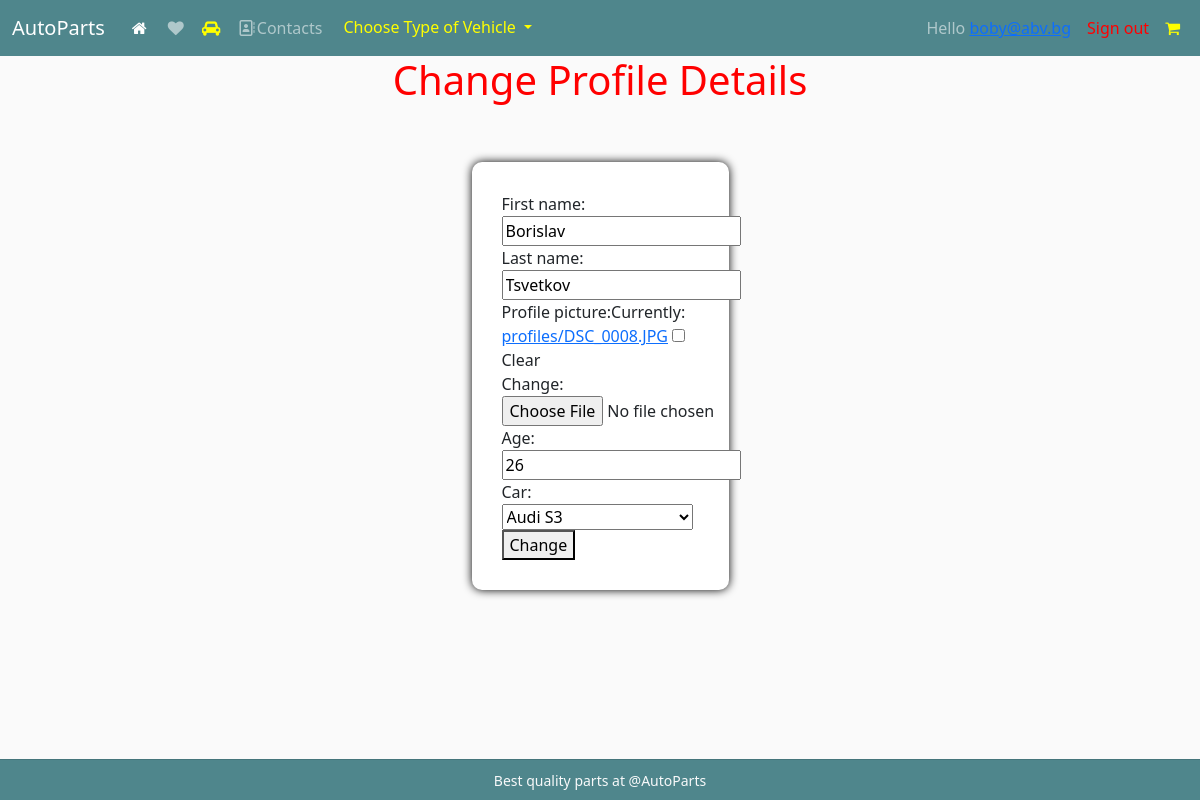
Page /account/account-change/ (signed in) on the earlier database version.
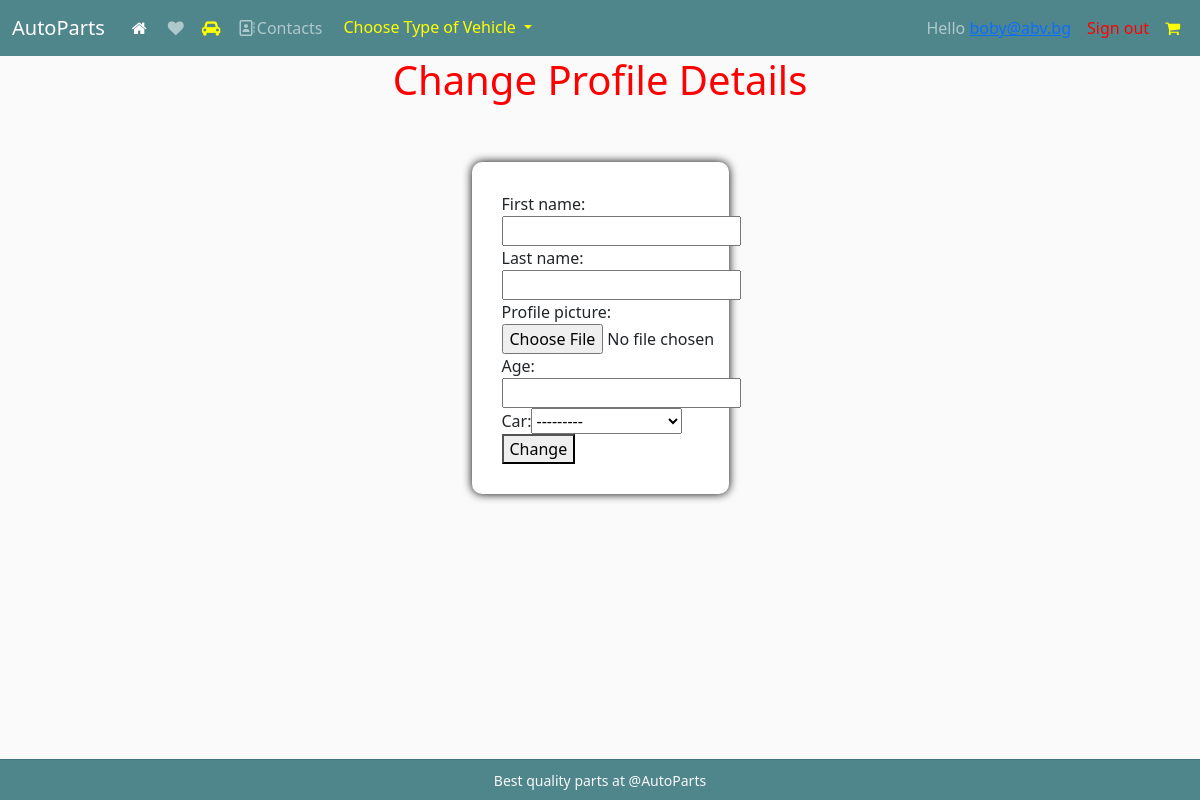
Same page on the later database version.
### AutoParts/account_auth/models.py (models this page shows)
class SiteUser(AbstractBaseUser, PermissionsMixin):
    email = models.EmailField(
        unique=True,
        error_messages={
            'unique': "A user with that email already exists.",
        }
    )
    is_staff = models.BooleanField(
        default=False,
    )
    date_joined = models.DateTimeField(
        default=timezone.now
    )
    objects = SiteUserManager()
    USERNAME_FIELD = 'email'

### AutoParts/accounts/models.py (models this page shows, shortened)
class Profile(models.Model):
    first_name = models.CharField(
        max_length=20,
        blank=True,
        null=True,
    )
    last_name = models.CharField(
        max_length=20,
        blank=True,
    )
    profile_picture = models.ImageField(
        upload_to='profiles',
        blank=True,
    )
    age = models.IntegerField(
        blank=True,
        null=True,
    )
    is_done = models.BooleanField(
        default=False,
    )
    user = models.OneToOneField(
        UserModel,
        on_delete=models.CASCADE,
        primary_key=True,
    )
    car = models.ForeignKey(
        Vehicle,
        on_delete=models.CASCADE,
        blank=True,
        null=True,
    )

### AutoParts/accounts/views.py (the view)
# urls.py: path('account-change/', change_profile_details, name='change profile'),
def change_profile_details(request):
    profile = Profile.objects.get(pk=request.user.id)
    if request.method == 'GET':
        context = {
            'form': ProfileForm(instance=profile),
        }
        return render(request, 'pages/change-profile-details.html', context)
    form = ProfileForm(request.POST, request.FILES, instance=profile)
    if form.is_valid():
        form.save()
        return redirect('profile details')
    return render(request, 'pages/change-profile-details.html', {'form': form})

### AutoParts/accounts/forms.py
class ProfileForm(forms.ModelForm):
    class Meta:
        model = Profile
        exclude = ('is_done', 'user',)

### AutoParts/vehicle/models.py (called while the page is built)
    def __str__(self):
        return self.name

    def __str__(self):
        return self.name

    def __str__(self):
        return f'{self.manufacturer} {self.model}'

### templates/pages/change-profile-details.html (shortened to what this page needs)
{% extends 'base.html' %}
{% load static %}
{% block content %}
    <h1 class="row justify-content-center" style="color: red;">Change Profile Details</h1>
    <section class="container-fluid bg">
        <section class="row justify-content-center">
            <section class="col-12 col-sm-6 col-md-3">
                <form class="form-container" action="{% url 'change profile' %}" method="post" enctype="multipart/form-data">
                    {{ form }}
                    <button>Change</button>
                </form>
            </section>
        </section>
    </section>
{% endblock %}

### templates/base.html (shortened to what this page needs)
{% load static %}
<!DOCTYPE html>
<html lang="en">
<head>
    <link rel="stylesheet" href="path/to/font-awesome/css/font-awesome.min.css">
    <link rel="stylesheet" href="https://cdnjs.cloudflare.com/ajax/libs/font-awesome/4.7.0/css/font-awesome.min.css">
    <link href="https://cdn.jsdelivr.net/npm/bootstrap@5.0.2/dist/css/bootstrap.min.css" rel="stylesheet"
>
    <link rel="stylesheet" type="text/css" href="{% static 'css/global.css' %}"/>
</head>
<body>
{% include 'common/navigation.html' %}
{% block content %}
{% endblock %}
{% include 'common/footer.html' %}
</body>
</html>

### templates/common/navigation.html (shortened to what this page needs)
<nav class="navbar navbar-expand-lg navbar-dark bg-dark">
    <div class="container-fluid">
        <a class="navbar-brand navbar-light-brand-hover-color" href="{% url 'index' %}">AutoParts</a>
        <div class="collapse navbar-collapse" id="navbarNav">
            <ul class="navbar-nav">
                <li class="nav-item">
                    <a class="nav-link active" title="Home" aria-current="page" href="{% url 'index' %}"><i
                            class="fa fa-fw fa-home"></i></a>
                </li>
                <li class="nav-item">
                    <a class="nav-link" title="Favorites" href="#"><i class="fa fa-fw fa-heart"></i></a>
                </li>
                <li class="nav-item">
                    <a class="nav-link" title="Garage" href="{% url 'garage' %}"><i class="fa fa-car" style="color: yellow"
                                                                                    aria-hidden="true"></i></a>
                </li>
                <li class="nav-item">
                    <a class="nav-link" href="{% url 'contacts' %}"><i
                            class="fa fa-fw fa-address-book-o"></i>Contacts</a>
                </li>
                <li class="nav-item">
                    <div class="dropdown navbar-dark bg-dark">
                        <button class="btn dropdown-toggle navbar-dark bg-dark" style="color: yellow" type="button" id="dropdownMenuButton1"
                                data-bs-toggle="dropdown" aria-expanded="false">
                            Choose Type of Vehicle
                        </button>
                    </div>
                </li>
            </ul>
        </div>
        <div class="nav navbar-nav navbar-right" id="navbarNav">
            <ul class="navbar-nav">
                {% if request.user.is_authenticated %}
                    <li class="nav-link">
                        Hello <a href="{% url 'profile details' %}">{{ request.user }}</a>
                    </li>
                    <li class="nav-item">
                        <a class="nav-link" style="color: red" href="{% url 'sign out' %}">Sign out</a>
                    </li>
                {% endif %}
                <li class="nav-item">
                    <a class="nav-link" style="color: yellow" href="{% url 'cart' %}"><i class="fa fa-shopping-cart" aria-hidden="true"></i>
                    </a>
                </li>
            </ul>
        </div>
    </div>
</nav>

### templates/common/footer.html
  <div class="card-footer navbar-dark bg-dark footer fixed-bottom text-center">
      <small class="text-light text-center">Best quality parts at @AutoParts</small>
    </div>

### static/css/global.css (style rules this page uses)
.bg { padding: 50px; }
.form-container { background: #fff; padding: 30px; border-radius: 10px; box-shadow: 0 0 10px 0 #000; }
body { background-color: hsl(0, 0%, 98%); }
h1,h2,h3,h4,h5,h6 { color:hsl(0, 0%, 30%); }
.bg-dark { background-color: #4f868c!important; }
.btn { border-radius: 0; }

Differences in the rows shown:
changed Profile: first_name "Borislav" → (not shown); last_name "Tsvetkov" → (not shown); age "26" → (not shown); car "Audi S3" → "---------"
Other differences:
form field form: "☐" → (not shown)
text no longer shown: "First name: Last name: Profile picture: Currently: profiles/DSC_0008.JPG Clear Change: Age: Car:"
text now shown: "First name: Last name: Profile picture: Age: Car:"
